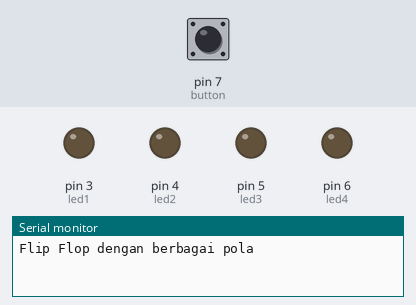
Recording of a sketch running on a simulated Arduino Uno, built with avr-gcc and run on an emulated ATmega328P. On the bench: output pins drawn as LEDs (lit = HIGH), the last lines printed to the serial monitor. Dashed ring = blinking. The inputs (shaded band) are chosen by the test bench; at power-on: pin 7 (button) LOW.

Above: at 1.2 s.
1.3 s: pin 7 (button) pulled HIGH for 0.15 s
At 1.45 s:
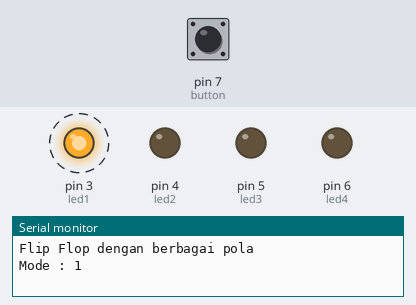
4.4 s: pin 7 (button) pulled HIGH for 1 s
At 5.05 s:
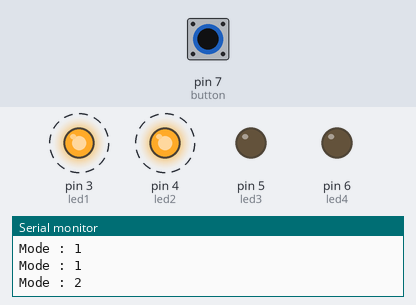
8.2 s: pin 7 (button) pulled HIGH for 3.2 s
At 8.65 s:
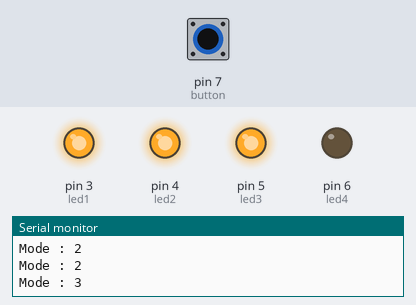
Timing chart, 0 to 18.9 s (numbered marks = the images above; inputs shaded):
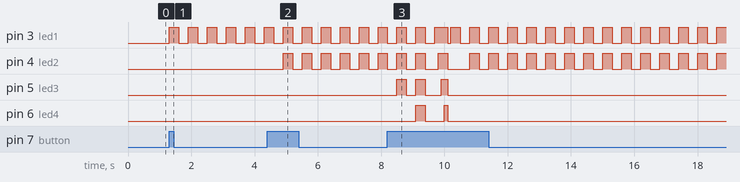

Measured:
- after the input at 1.3 s, pin 3 (led1): alternates HIGH for 0.30 s and LOW for 0.30 s, starting at once
- after the input at 4.4 s, pin 4 (led2): alternates HIGH for 0.30 s and LOW for 0.30 s, starting after 0.50 s
- after the input at 8.2 s, pin 5 (led3): goes HIGH 0.30 s, LOW 0.30 s, HIGH 0.30 s, LOW 0.50 s, HIGH 0.20 s, then LOW, starting after 0.30 s; pin 6 (led4): LOW → HIGH after 0.90 s, → LOW 0.30 s later, → HIGH 0.60 s later, → LOW 0.10 s later

The sketch:

flipFlopButton.ino
```cpp
//inialisasi LED
const int led1 = 3;
const int led2 = 4;
const int led3 = 5;
const int led4 = 6;

//inisialisasi button
const int button = 7;
int buttonState = 0;
int buttonValue = 0;

void setup() {
  pinMode(led1, OUTPUT);
  pinMode(led2, OUTPUT);
  pinMode(led3, OUTPUT);
  pinMode(led4, OUTPUT);
  pinMode(button, INPUT);
  Serial.begin(9600); //inisialisasi komunikasi serial
  Serial.println("Flip Flop dengan berbagai pola");
}

void loop() {
  // put your main code here, to run repeatedly:
  buttonState = digitalRead(button);
  if (buttonState == HIGH) {
    buttonValue++;
  }
  if (buttonValue > 5) {
    buttonValue = 0;
  }

  switch (buttonValue) {
    case 1:
      Serial.println("Mode : 1");
      digitalWrite(led1, HIGH); delay(300);
      digitalWrite(led1, LOW); delay(300);
      break;
    case 2:
      Serial.println("Mode : 2");
      digitalWrite(led1, HIGH);
      digitalWrite(led2, HIGH); delay(300);
      digitalWrite(led1, LOW);
      digitalWrite(led2, LOW); delay(300);
      break;
    case 3:
      Serial.println("Mode : 3");
      digitalWrite(led1, HIGH);
      digitalWrite(led2, HIGH);
      digitalWrite(led3, HIGH); delay(300);
      digitalWrite(led1, LOW);
      digitalWrite(led2, LOW);
      digitalWrite(led3, LOW); delay(300);
      break;
    case 4:
      Serial.println("Mode : 4");
      digitalWrite(led1, HIGH);
      digitalWrite(led2, HIGH);
      digitalWrite(led3, HIGH);
      digitalWrite(led4, HIGH); delay(300);
      digitalWrite(led1, LOW);
      digitalWrite(led2, LOW);
      digitalWrite(led3, LOW);
      digitalWrite(led4, LOW); delay(300);
      break;
    case 5:
      Serial.println("Mode : 5");
      digitalWrite(led1, HIGH); delay(100);
      digitalWrite(led2, HIGH); delay(100);
      digitalWrite(led3, HIGH); delay(100);
      digitalWrite(led4, HIGH); delay(100);
      digitalWrite(led1, LOW); digitalWrite(led2, LOW);
      digitalWrite(led3, LOW); digitalWrite(led4, LOW);
      delay(100);
      break;
    default:
      digitalWrite(led1, LOW); digitalWrite(led2, LOW);
      digitalWrite(led4, LOW); digitalWrite(led4, LOW);
  }

}
```
